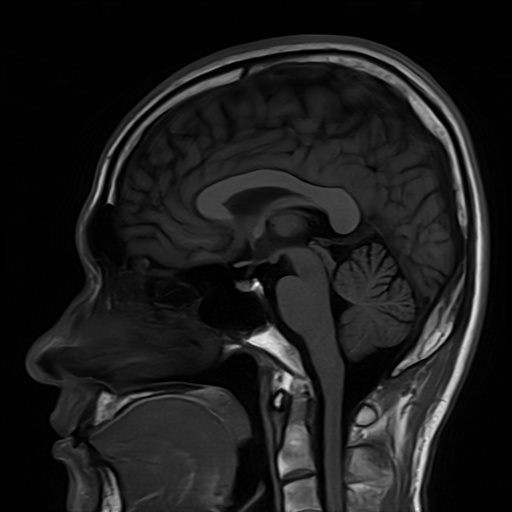
%> input picture Experiment_08/Inputs/images/Brain_MRI.png, 512 x 512 px
$ octave --eval "task_10_3_seed_perturbation;"   (GNU Octave 9; MATLAB toolbox functions it lacks are replaced by stand-ins)
%> lines starting %> are read from the running program, lines starting %| are printed output that depends on the picture; in (x1, y1, x2, y2) boxes, pixels count from 0 and x2, y2 are one past the last pixel; in counts of white or black regions, pixels touching at a corner belong together; the program's own positions count from 1
%% Experiment 10: Task 10.3 - Seed Point Placement Perturbation & Robustness Test
%% Author: Muhammad Ikrama (Reg ID: 60140)
%% Department of Biomedical Engineering, Riphah International University, Lahore
%% Instructor: Engr. Rana Talha Khalid

function task_10_3_seed_perturbation()
    scriptDir = fileparts(mfilename('fullpath'));
    expDir = fullfile(scriptDir, '..');
    inputsDir = fullfile(expDir, 'Inputs', 'images');
    outputsDir = fullfile(expDir, 'Outputs', 'MATLAB');
    tablesDir = fullfile(expDir, 'Tables');
    if ~exist(outputsDir, 'dir'); mkdir(outputsDir); end
    if ~exist(tablesDir, 'dir'); mkdir(tablesDir); end

    mriPath = fullfile(inputsDir, 'Brain_MRI.png');
    mri = imread(mriPath);
%> mri is the input picture: size 512x512x3 uint8; min 0, max 254, mean 27.9
    if size(mri, 3) == 3; mri = rgb2gray(mri); end
    mriSmooth = imgaussfilt(mri, 0.8, 'FilterSize', 3);
    tol = 38;

    gtLesion = false(size(mri));
    gtLesion(206:280, 291:365) = mriSmooth(206:280, 291:365) > 162;
%> gtLesion: size 512x512 logical; every value is 0
    gtLesion = imfill(gtLesion, 'holes');
    gtArea = nnz(gtLesion);
%> gtArea = 0

    seedNames = {'Centroid'; 'Interior Point 1'; 'Interior Point 2'; 'Peripheral Rim 1'; 'Peripheral Rim 2'};
    seedTypes = {'Center Core'; 'Interior Paracentral'; 'Interior Paracentral'; 'Marginal Boundary Rim'; 'Marginal Boundary Rim'};
    seedCols = [327; 320; 332; 305; 345];
    seedRows = [242; 238; 248; 228; 255];
    nSeeds = length(seedCols);

    areas = zeros(nSeeds, 1);
    dscs = zeros(nSeeds, 1);
    ious = zeros(nSeeds, 1);
    seedInts = zeros(nSeeds, 1);
    statuses = cell(nSeeds, 1);
    masks = cell(nSeeds, 1);

    fprintf('\n===============================================================================================\n');
    fprintf('TASK 10.3: SEED POINT PLACEMENT PERTURBATION & ROBUSTNESS TEST (MATLAB)\n');
    fprintf('===============================================================================================\n');
    fprintf('%-18s | %-10s | %-8s | %-10s | %-8s | %-8s | %-20s\n', 'Seed Location', '(X, Y)', 'I_seed', 'Area (px)', 'DSC', 'IoU', 'Clinical Status');
    fprintf('-----------------------------------------------------------------------------------------------\n');

    for k = 1:nSeeds
        sr = seedRows(k); sc = seedCols(k);
        seedInts(k) = double(mriSmooth(sr, sc));
        m = grayconnected(mriSmooth, sr, sc, tol);
        m = imfill(m, 'holes');
        masks{k} = m;

        a = nnz(m);
        d = dice(gtLesion, m);
        i = jaccard(gtLesion, m);

        if d >= 0.95
            st = 'Optimal Capture';
        elseif d >= 0.85
            st = 'Robust Interior';
        else
            st = 'Rim Degradation / Under-grown';
        end

        areas(k) = a;
        dscs(k) = d;
        ious(k) = i;
        statuses{k} = st;

        fprintf('%-18s | (%3d, %3d) | %-8.1f | %-10d | %-8.4f | %-8.4f | %-20s\n', seedNames{k}, sc, sr, seedInts(k), a, d, i, st);
    end
%> this loop made 1 pass
%> a on pass 1: 252483
%> pass 1, in task_10_3_seed_perturbation, `m = grayconnected(mriSmooth, sr, sc, tol);`:
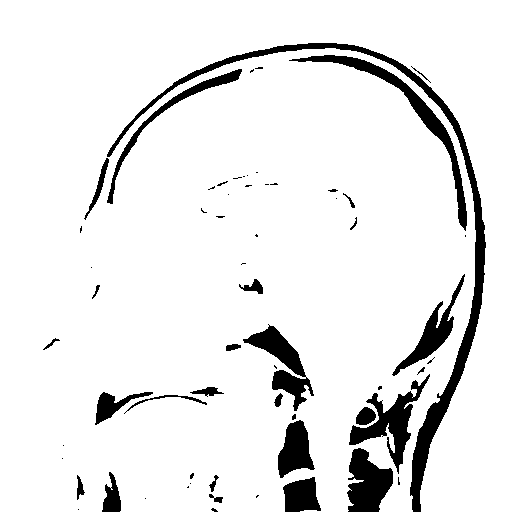
%> m: size 512x512 logical; 91.4% white; 62 black regions (34 under 20 px), largest, box (x1, y1, x2, y2) and area: (107, 43, 486, 512) 6230, (289, 55, 467, 231) 2399, (349, 374, 430, 474) 2137
%> pass 1, in task_10_3_seed_perturbation, `m = imfill(m, 'holes');`:
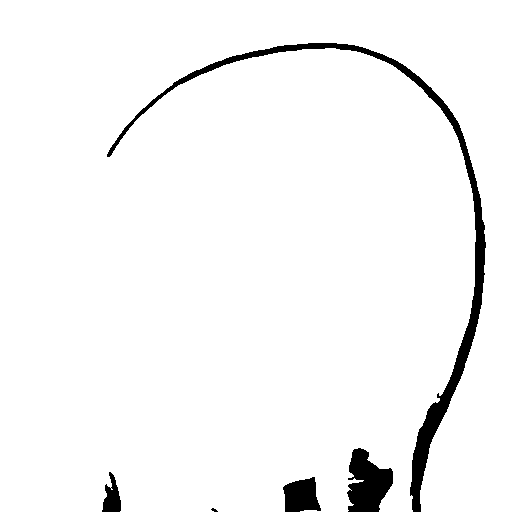
%> m: size 512x512 logical; 96.3% white; 5 black regions (1 under 20 px), largest, box (x1, y1, x2, y2) and area: (107, 43, 486, 512) 6230, (347, 448, 393, 512) 1966, (283, 477, 321, 512) 995, (102, 472, 121, 512) 454

    T_out = table(seedNames, seedTypes, seedCols, seedRows, seedInts, areas, repmat(gtArea, nSeeds, 1), ...
        areas ./ gtArea, dscs, ious, statuses, ...
        'VariableNames', {'Seed_Location', 'Seed_Type', 'Coord_X', 'Coord_Y', 'Seed_Intensity', 'Area_px', 'Ground_Truth_px', 'Area_Ratio', 'DSC', 'Jaccard_IoU', 'Status'});
    csvPath = fullfile(tablesDir, 'exp10_task_10_3_seed_perturbation_matlab.csv');
    writetable(T_out, csvPath);
    fprintf('[SAVED] Task 10.3 table saved to: %s\n', csvPath);

    % Figure: 3 subplots (Seed Map, Mask Comparison, Bar Chart)
    hFig = figure('Visible', 'off', 'Position', [100, 100, 1350, 480]);
    zy = 191:290; zx = 281:380;
    zoomMri = mri(zy, zx);

    % Subplot 1: Seed map
    subplot(1, 3, 1);
    rgbSeed = cat(3, zoomMri, zoomMri, zoomMri);
    imshow(rgbSeed);
    hold on;
    colors = [0, 1, 0; 0, 1, 1; 1, 1, 0; 1, 0.5, 0; 1, 0, 0];
    for k = 1:nSeeds
        plot(seedCols(k) - 280, seedRows(k) - 190, 'o', 'MarkerSize', 8, 'MarkerFaceColor', colors(k,:), 'LineWidth', 1.5);
        text(seedCols(k) - 280 + 3, seedRows(k) - 190 - 2, sprintf('S%d', k), 'Color', 'w', 'FontSize', 9, 'FontWeight', 'bold');
    end
    title('5 Tested Seed Coordinates\nInside & on Tumor Rim', 'FontSize', 9, 'FontWeight', 'bold');

    % Subplot 2: Centroid vs S4
    subplot(1, 3, 2);
    compRgb = zeros(length(zy), length(zx), 3, 'uint8');
    m1_z = masks{1}(zy, zx);
    m4_z = masks{4}(zy, zx);
    compRgb(:,:,2) = uint8(m1_z) * 255;
    compRgb(:,:,1) = uint8(m4_z) * 255;
    compRgb(:,:,2) = uint8(m4_z) * 120 + uint8(m1_z & ~m4_z) * 255;
    imshow(compRgb);
    title('Centroid (Green) vs. Rim Seed S4 (Orange)\nRim Seed misses bright core!', 'FontSize', 9, 'FontWeight', 'bold');

    % Subplot 3: Bar chart
    subplot(1, 3, 3);
    b = bar(dscs, 'FaceColor', [0.2, 0.6, 0.8]);
    hold on;
    yline(0.90, 'r--', 'Clinical Goal (DSC \ge 0.90)', 'LineWidth', 1.5);
    set(gca, 'XTick', 1:nSeeds, 'XTickLabel', {'S1: Centroid', 'S2: Int 1', 'S3: Int 2', 'S4: Rim 1', 'S5: Rim 2'});
    ylabel('Dice Similarity Coefficient (DSC)', 'FontSize', 9, 'FontWeight', 'bold');
    title('Segmentation Fidelity vs. Seed Location', 'FontSize', 9, 'FontWeight', 'bold');
    ylim([0, 1.05]);
    grid on;

    figPath = fullfile(outputsDir, 'exp10_task_10_3_seed_perturbation_m.png');
    saveas(hFig, figPath);
    close(hFig);
    fprintf('[SAVED] Task 10.3 figure saved to: %s\n', figPath);
end
%> (the run ends here)

$ run again, with Experiment_08/Inputs/images/Lung-HR-contrast.png copied over Experiment_08/Inputs/images/Brain_MRI.png
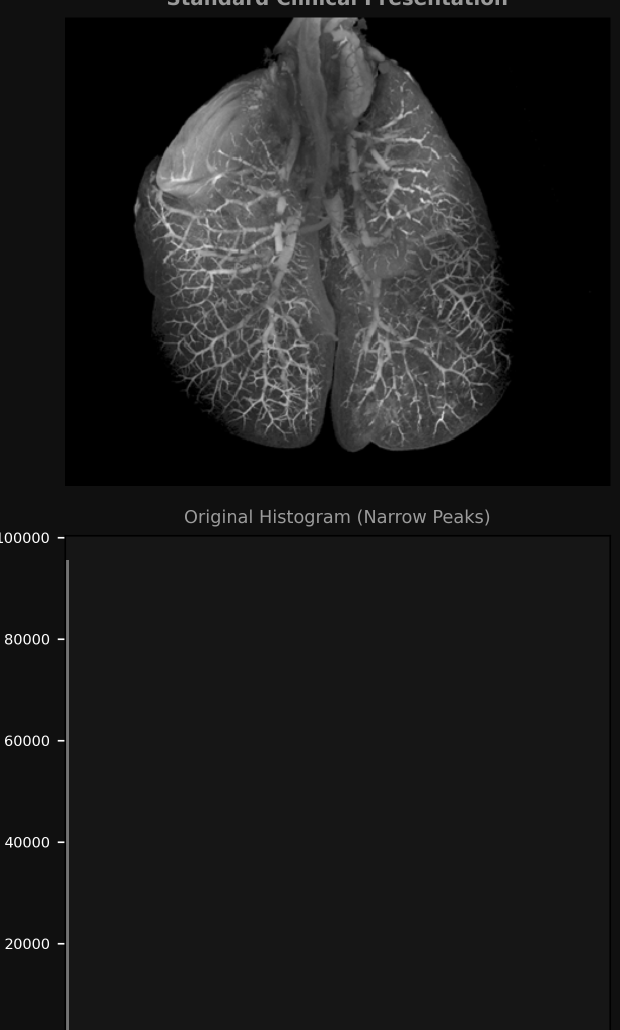
%> input picture Experiment_08/Inputs/images/Lung-HR-contrast.png, 1240 x 2060 px (shown at 1/2 size)
%> in task_10_3_seed_perturbation, mri is the input picture: size 2060x1240 uint8; min 0, max 255, mean 28.9
%> gtLesion: size 2060x1240 logical; every value is 0
%> gtArea = 0
%> the loop in task_10_3_seed_perturbation, `for k = 1:nSeeds` made 1 pass
%> a on pass 1: 2543173
%> pass 1, in task_10_3_seed_perturbation, `m = grayconnected(mriSmooth, sr, sc, tol);`:
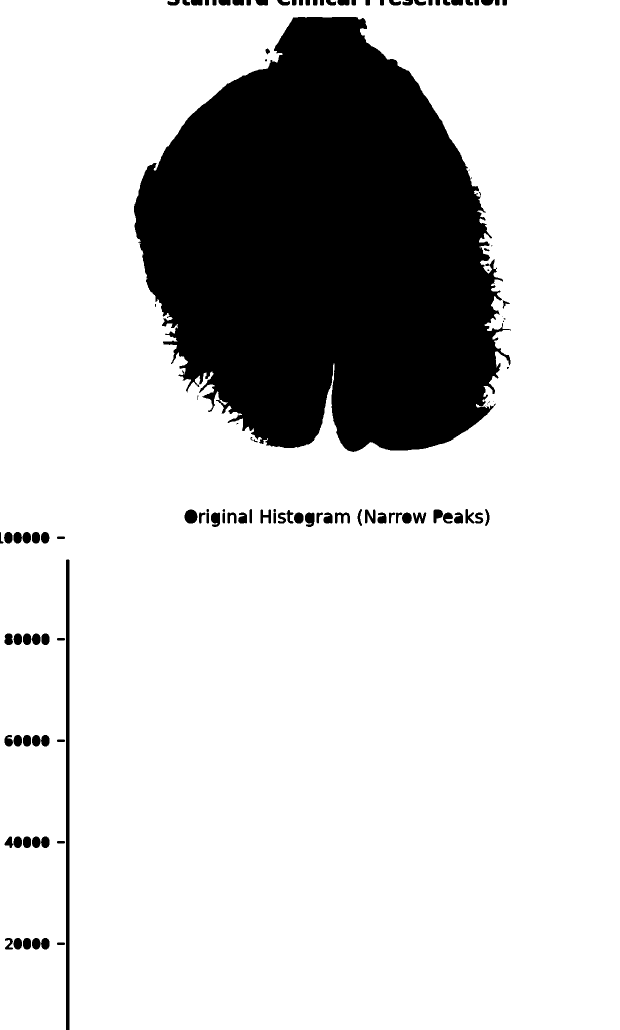
%> m: size 2060x1240 logical (shown at 1/2 size); 80.8% white; 118 black regions (17 under 20 px), largest, box (x1, y1, x2, y2) and area: (268, 34, 1022, 904) 463148, (132, 1119, 139, 2060) 6585, (369, 1019, 395, 1047) 578
%> pass 1, in task_10_3_seed_perturbation, `m = imfill(m, 'holes');`:
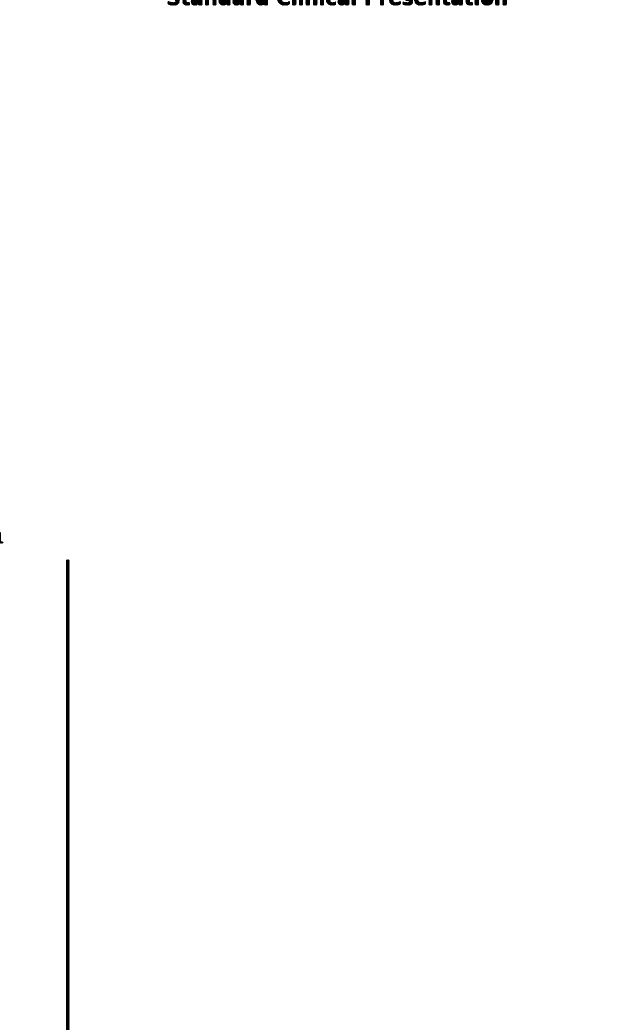
%> m: size 2060x1240 logical (shown at 1/2 size); 99.6% white; 34 black regions, largest, box (x1, y1, x2, y2) and area: (132, 1119, 139, 2060) 6585, (511, 0, 536, 11) 244, (675, 0, 699, 11) 243
